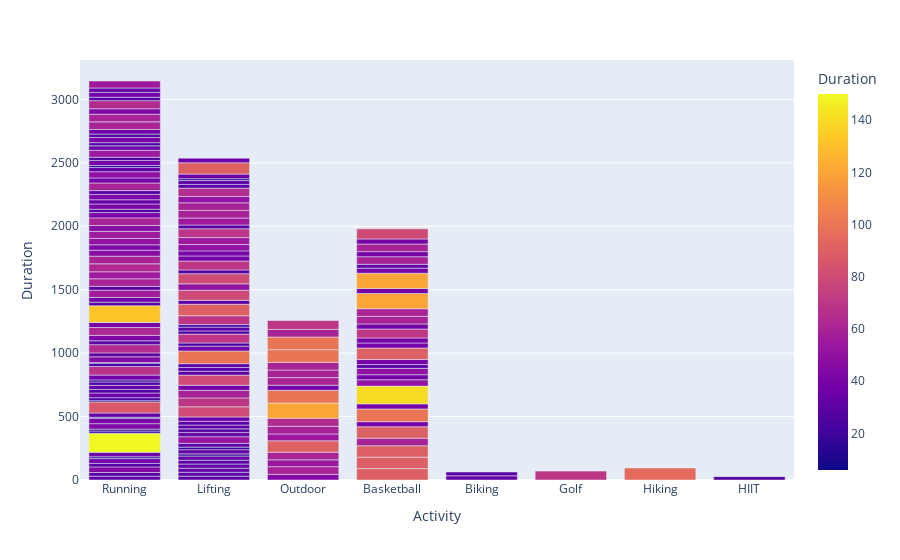

Notebook code cell kept with this figure:
### Code cell
px.bar(df, x = 'Activity', y = 'Duration', color = 'Duration', barmode='stack')

### Figure 1 — Plotly figure (JSON) as saved in the notebook; plotly's stock layout.template omitted (floating-point values rounded to 4 significant figures; data arrays with more than 128 entries replaced by an {"elided": "..."} marker saying what was removed)
{"data": [{"alignmentgroup": "True", "hovertemplate": "Activity=%{x}<br>Duration=%{marker.color}<extra></extra>", "legendgroup": "", "marker": {"color": {"elided": "185 int values"}, "coloraxis": "coloraxis", "pattern": {"shape": ""}}, "name": "", "offsetgroup": "", "orientation": "v", "showlegend": false, "textposition": "auto", "type": "bar", "x": {"elided": "185 str values"}, "xaxis": "x", "y": {"elided": "185 int values"}, "yaxis": "y"}], "layout": {"barmode": "stack", "coloraxis": {"colorbar": {"title": {"text": "Duration"}}, "colorscale": [[0, "#0d0887"], [0.1111, "#46039f"], [0.2222, "#7201a8"], [0.3333, "#9c179e"], [0.4444, "#bd3786"], [0.5556, "#d8576b"], [0.6667, "#ed7953"], [0.7778, "#fb9f3a"], [0.8889, "#fdca26"], [1, "#f0f921"]]}, "legend": {"tracegroupgap": 0}, "margin": {"t": 60}, "xaxis": {"anchor": "y", "domain": [0, 1], "title": {"text": "Activity"}}, "yaxis": {"anchor": "x", "domain": [0, 1], "title": {"text": "Duration"}}}}
